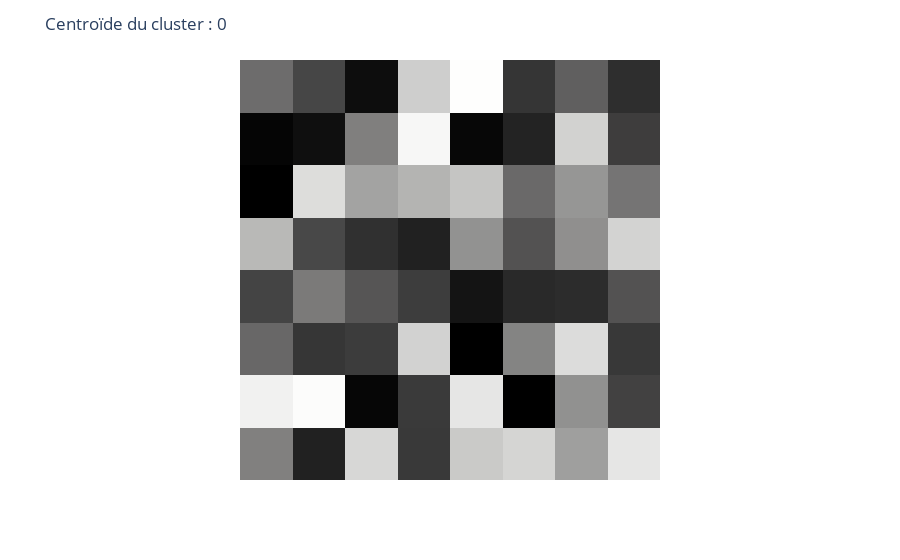
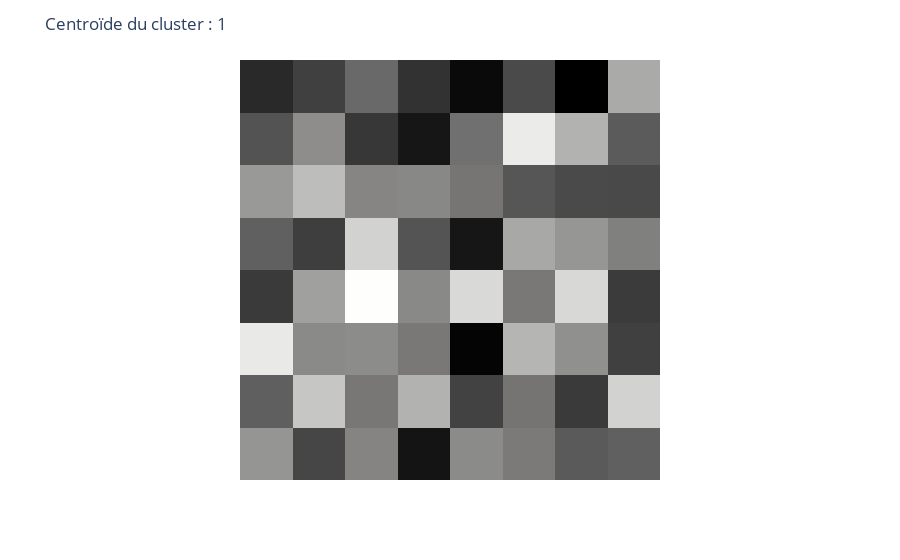
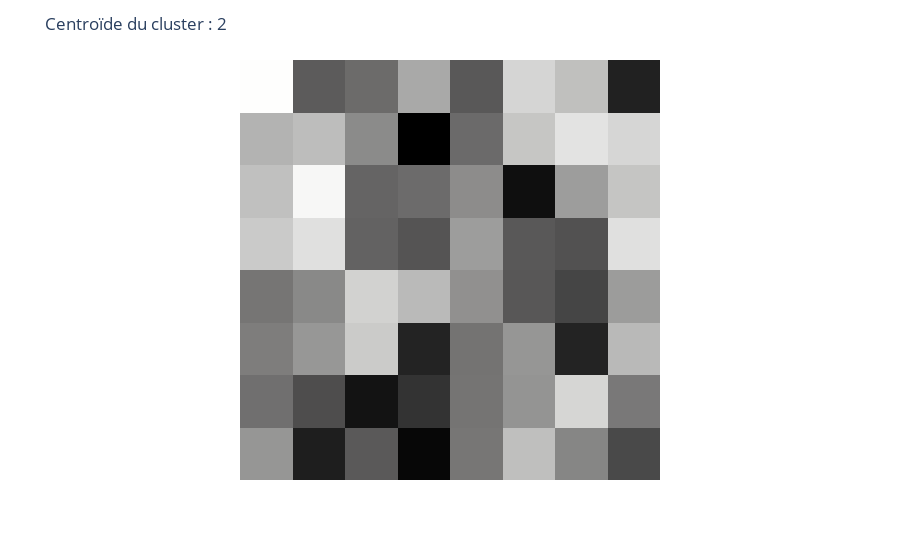
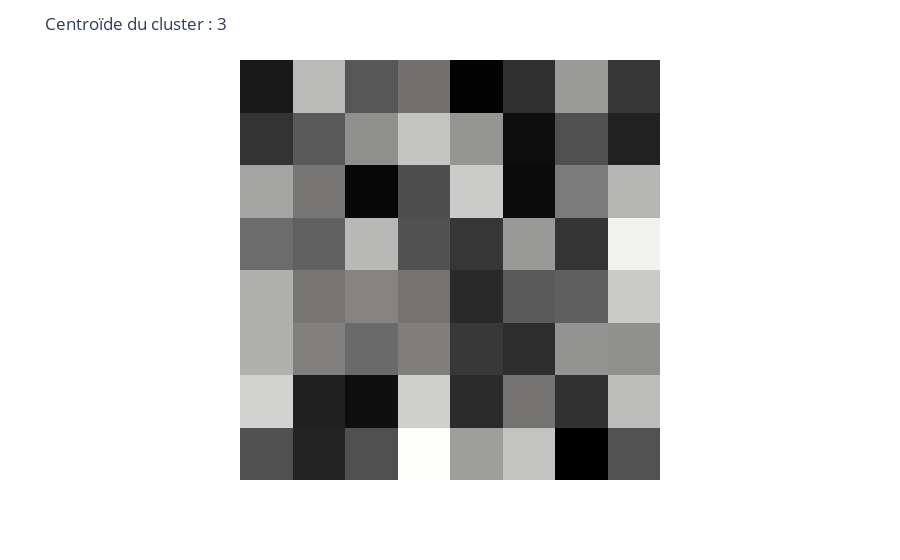

These figures' notebook cell, in order:
### Markdown cell above
Try to visualize each of the centroids and compare them with the different labels. What do you notice?

### Code cell
# Reshape des centroïdes pour correspondre à des images 8x8
centroids_images = kmeans.cluster_centers_.reshape(10, 8, 8)

# Visualisation de chaque centroïde
for i in range(len(centroids_images)):
    fig = px.imshow(
        centroids_images[i],
        color_continuous_scale='gray',  # Palette de couleurs en niveaux de gris
    )
    fig.update_xaxes(showticklabels=False)
    fig.update_yaxes(showticklabels=False)
    fig.update_layout(
        title=f"Centroïde du cluster : {i}",
        coloraxis_showscale=False  # Masquer l'échelle de couleur
    )
    fig.show()

### Figure 1 — Plotly figure (JSON) as saved in the notebook; plotly's stock layout.template omitted (floating-point values rounded to 4 significant figures)
{"data": [{"coloraxis": "coloraxis", "hovertemplate": "x: %{x}<br>y: %{y}<br>color: %{z}<extra></extra>", "name": "0", "type": "heatmap", "xaxis": "x", "yaxis": "y", "z": [[0.4872, 0.331, 0.09682, 0.836, 0.9793, 0.2613, 0.435, 0.2352], [0.05487, 0.107, 0.5621, 0.9583, 0.06528, 0.1879, 0.8474, 0.2968], [0.02747, 0.8816, 0.6934, 0.7479, 0.8067, 0.4747, 0.6453, 0.5199], [0.7647, 0.3393, 0.2416, 0.1793, 0.6339, 0.3833, 0.6234, 0.852], [0.3222, 0.5415, 0.396, 0.2942, 0.1296, 0.2129, 0.2253, 0.3836], [0.4694, 0.2642, 0.2893, 0.8492, 0.02724, 0.5787, 0.88, 0.2759], [0.9426, 0.9736, 0.06046, 0.2833, 0.9102, 0.02738, 0.6306, 0.3134], [0.5656, 0.1813, 0.8647, 0.2791, 0.8224, 0.8562, 0.678, 0.9095]]}], "layout": {"coloraxis": {"colorscale": [[0, "rgb(0, 0, 0)"], [0.09091, "rgb(16, 16, 16)"], [0.1818, "rgb(38, 38, 38)"], [0.2727, "rgb(59, 59, 59)"], [0.3636, "rgb(81, 80, 80)"], [0.4545, "rgb(102, 101, 101)"], [0.5455, "rgb(124, 123, 122)"], [0.6364, "rgb(146, 146, 145)"], [0.7273, "rgb(171, 171, 170)"], [0.8182, "rgb(197, 197, 195)"], [0.9091, "rgb(224, 224, 223)"], [1, "rgb(254, 254, 253)"]], "showscale": false}, "margin": {"t": 60}, "title": {"text": "Centroïde du cluster : 0"}, "xaxis": {"anchor": "y", "constrain": "domain", "domain": [0, 1], "scaleanchor": "y", "showticklabels": false}, "yaxis": {"anchor": "x", "autorange": "reversed", "constrain": "domain", "domain": [0, 1], "showticklabels": false}}}

### Figure 2 — Plotly figure (JSON) as saved in the notebook; plotly's stock layout.template omitted (floating-point values rounded to 4 significant figures)
{"data": [{"coloraxis": "coloraxis", "hovertemplate": "x: %{x}<br>y: %{y}<br>color: %{z}<extra></extra>", "name": "0", "type": "heatmap", "xaxis": "x", "yaxis": "y", "z": [[0.3457, 0.3967, 0.4879, 0.3658, 0.2761, 0.4183, 0.2458, 0.6182], [0.4396, 0.5635, 0.3761, 0.3048, 0.5037, 0.7304, 0.6328, 0.4579], [0.5861, 0.6529, 0.5475, 0.5527, 0.5131, 0.4452, 0.4196, 0.4176], [0.4687, 0.3936, 0.6897, 0.4409, 0.3055, 0.6148, 0.58, 0.5357], [0.3831, 0.5997, 0.7599, 0.554, 0.7005, 0.5195, 0.6989, 0.3854], [0.7272, 0.5558, 0.5606, 0.5201, 0.2565, 0.6382, 0.5689, 0.3974], [0.4659, 0.6675, 0.5175, 0.6321, 0.4015, 0.5111, 0.3838, 0.6896], [0.5794, 0.4105, 0.5449, 0.301, 0.5581, 0.5237, 0.4556, 0.4684]]}], "layout": {"coloraxis": {"colorscale": [[0, "rgb(0, 0, 0)"], [0.09091, "rgb(16, 16, 16)"], [0.1818, "rgb(38, 38, 38)"], [0.2727, "rgb(59, 59, 59)"], [0.3636, "rgb(81, 80, 80)"], [0.4545, "rgb(102, 101, 101)"], [0.5455, "rgb(124, 123, 122)"], [0.6364, "rgb(146, 146, 145)"], [0.7273, "rgb(171, 171, 170)"], [0.8182, "rgb(197, 197, 195)"], [0.9091, "rgb(224, 224, 223)"], [1, "rgb(254, 254, 253)"]], "showscale": false}, "margin": {"t": 60}, "title": {"text": "Centroïde du cluster : 1"}, "xaxis": {"anchor": "y", "constrain": "domain", "domain": [0, 1], "scaleanchor": "y", "showticklabels": false}, "yaxis": {"anchor": "x", "autorange": "reversed", "constrain": "domain", "domain": [0, 1], "showticklabels": false}}}

### Figure 3 — Plotly figure (JSON) as saved in the notebook; plotly's stock layout.template omitted (floating-point values rounded to 4 significant figures)
{"data": [{"coloraxis": "coloraxis", "hovertemplate": "x: %{x}<br>y: %{y}<br>color: %{z}<extra></extra>", "name": "0", "type": "heatmap", "xaxis": "x", "yaxis": "y", "z": [[0.7415, 0.4181, 0.4542, 0.5881, 0.4092, 0.6715, 0.6311, 0.2797], [0.607, 0.6265, 0.5252, 0.1911, 0.4521, 0.6437, 0.6963, 0.673], [0.6327, 0.7299, 0.439, 0.4553, 0.5294, 0.2388, 0.5624, 0.6416], [0.6516, 0.6907, 0.4353, 0.4001, 0.563, 0.4115, 0.394, 0.6909], [0.4771, 0.5217, 0.6647, 0.6212, 0.538, 0.4089, 0.3639, 0.5608], [0.4962, 0.5505, 0.6518, 0.2849, 0.4721, 0.5496, 0.2835, 0.619], [0.4641, 0.384, 0.2485, 0.3229, 0.4757, 0.5454, 0.6725, 0.4855], [0.5498, 0.2722, 0.4119, 0.2133, 0.4799, 0.6305, 0.5151, 0.3735]]}], "layout": {"coloraxis": {"colorscale": [[0, "rgb(0, 0, 0)"], [0.09091, "rgb(16, 16, 16)"], [0.1818, "rgb(38, 38, 38)"], [0.2727, "rgb(59, 59, 59)"], [0.3636, "rgb(81, 80, 80)"], [0.4545, "rgb(102, 101, 101)"], [0.5455, "rgb(124, 123, 122)"], [0.6364, "rgb(146, 146, 145)"], [0.7273, "rgb(171, 171, 170)"], [0.8182, "rgb(197, 197, 195)"], [0.9091, "rgb(224, 224, 223)"], [1, "rgb(254, 254, 253)"]], "showscale": false}, "margin": {"t": 60}, "title": {"text": "Centroïde du cluster : 2"}, "xaxis": {"anchor": "y", "constrain": "domain", "domain": [0, 1], "scaleanchor": "y", "showticklabels": false}, "yaxis": {"anchor": "x", "autorange": "reversed", "constrain": "domain", "domain": [0, 1], "showticklabels": false}}}

### Figure 4 — Plotly figure (JSON) as saved in the notebook; plotly's stock layout.template omitted (floating-point values rounded to 4 significant figures)
{"data": [{"coloraxis": "coloraxis", "hovertemplate": "x: %{x}<br>y: %{y}<br>color: %{z}<extra></extra>", "name": "0", "type": "heatmap", "xaxis": "x", "yaxis": "y", "z": [[0.3708, 0.6249, 0.4756, 0.5173, 0.3274, 0.4069, 0.5831, 0.4204], [0.414, 0.4782, 0.565, 0.6399, 0.5744, 0.3518, 0.4627, 0.3844], [0.5958, 0.5257, 0.3362, 0.4597, 0.6484, 0.3446, 0.5333, 0.6199], [0.5103, 0.4911, 0.6226, 0.4654, 0.4198, 0.5793, 0.4169, 0.6963], [0.6117, 0.5256, 0.5469, 0.5208, 0.397, 0.4804, 0.4892, 0.6472], [0.6123, 0.5425, 0.5072, 0.5406, 0.4229, 0.4045, 0.5714, 0.5668], [0.6581, 0.3817, 0.3535, 0.6541, 0.3994, 0.521, 0.4104, 0.63], [0.4623, 0.3868, 0.463, 0.7119, 0.5861, 0.6375, 0.3207, 0.4662]]}], "layout": {"coloraxis": {"colorscale": [[0, "rgb(0, 0, 0)"], [0.09091, "rgb(16, 16, 16)"], [0.1818, "rgb(38, 38, 38)"], [0.2727, "rgb(59, 59, 59)"], [0.3636, "rgb(81, 80, 80)"], [0.4545, "rgb(102, 101, 101)"], [0.5455, "rgb(124, 123, 122)"], [0.6364, "rgb(146, 146, 145)"], [0.7273, "rgb(171, 171, 170)"], [0.8182, "rgb(197, 197, 195)"], [0.9091, "rgb(224, 224, 223)"], [1, "rgb(254, 254, 253)"]], "showscale": false}, "margin": {"t": 60}, "title": {"text": "Centroïde du cluster : 3"}, "xaxis": {"anchor": "y", "constrain": "domain", "domain": [0, 1], "scaleanchor": "y", "showticklabels": false}, "yaxis": {"anchor": "x", "autorange": "reversed", "constrain": "domain", "domain": [0, 1], "showticklabels": false}}}
